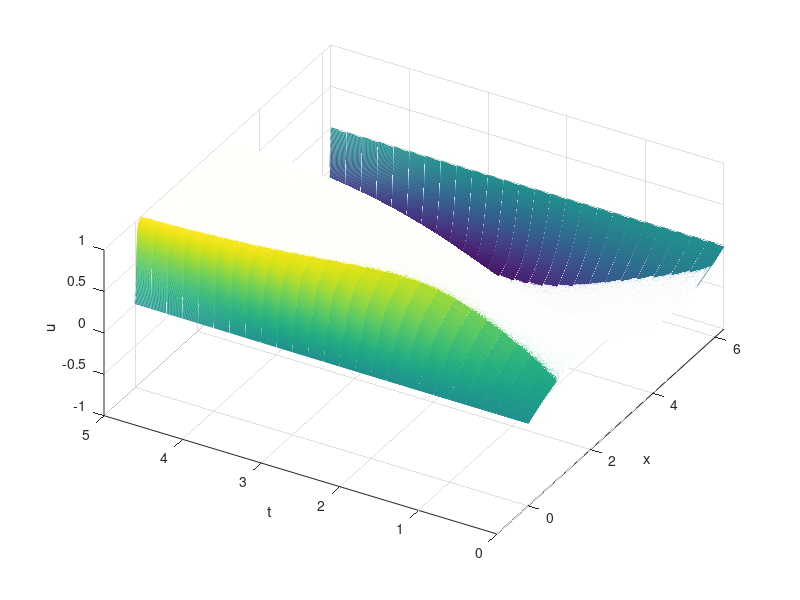

Write the MATLAB code that produced this figure.
%Solving 1D Allen-Cahn Eq using pseudo-spectral and Implicit/Explicit method
%u_t=u_{xx} + u - u^3
%where u-u^3 is treated explicitly and u_{xx} is treated implicitly
%BC = u(0)=0, u(2*pi)=0 (Periodic)
%IC=.25*sin(x); 
clear all; clc;

%Grid and Initial Data
N = 8000; h = 2*pi/N; x = h*(1:N); t = 0; 

dt = .001; %timestep size
epsilon= .001;

%initial conditions
v = .25*sin(x);   

%(ik) and (ik)^2 vectors
k=(1i*[0:N/2-1 0 -N/2+1:-1]);
k2=k.^2;

%setting up plot
tmax = 5; tplot = .2;
plotgap= round(tplot/dt); 
nplots = round(tmax/tplot);
data = [v; zeros(nplots,N)]; tdata = t;
  
for i = 1:nplots
    for n = 1:plotgap
        v_hat = fft(v); %converts to Fourier space
        vv = v.^3;      %computes nonlinear term in real space
        vv = fft(vv);   %converts nonlinear term to Fourier space  
        v_hat = (v_hat*(1/dt+1) - vv)./(1/dt-k2*epsilon); %Implicit/Explicit
        v = ifft(v_hat); %Solution back to real space
    end
    data(i+1,:) = real(v); %Records data each "plotgap"
    t=t+plotgap*dt; %Real time
    tdata = [tdata; t];
end

mesh(x,tdata,data), grid on, axis([-1 2*pi 0 tmax -1 1]),
view(-60,55), xlabel x, ylabel t, zlabel u